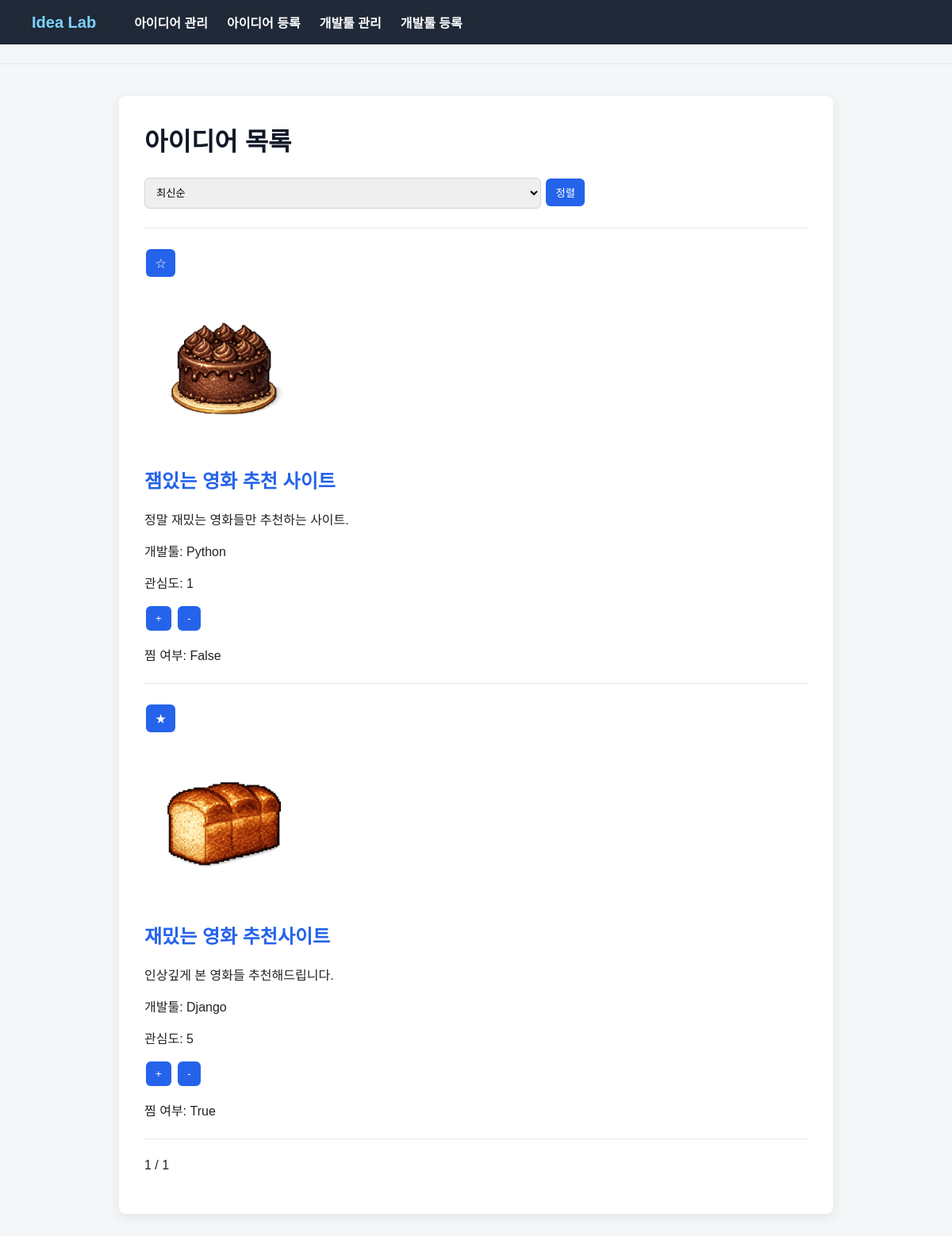
The page / on the database its author committed.
### ideas/models.py (models this page shows, shortened)
class Idea(models.Model):
    title = models.CharField(max_length=100)
    image = models.ImageField(upload_to='idea_images/')
    content = models.TextField()
    interest = models.IntegerField(default=0)
    devtool = models.ForeignKey(
        DevTool,
        on_delete=models.CASCADE,
        related_name='ideas'
    )
    is_starred = models.BooleanField(default=False)
    created_at = models.DateTimeField(auto_now_add=True)

class DevTool(models.Model):
    name = models.CharField(max_length=50)
    kind = models.CharField(max_length=50)
    content = models.TextField()

### ideas/views.py (the view)
# urls.py: path('', views.idea_list, name='idea_list'),
def idea_list(request):
    sort = request.GET.get('sort', 'latest')
    if sort == 'name':
        ideas = Idea.objects.all().order_by('title')
    elif sort == 'oldest':
        ideas = Idea.objects.all().order_by('created_at')
    elif sort == 'interest':
        ideas = Idea.objects.all().order_by('-interest')
    else:
        ideas = Idea.objects.all().order_by('-created_at')
    for idea in ideas:
        star = getattr(idea, 'star', None)
        idea.starred = star.is_starred if star else False
    paginator = Paginator(ideas, 4)
    page_number = request.GET.get('page')
    page_obj = paginator.get_page(page_number)
    return render(request, 'ideas/idea_list.html', {
        'page_obj': page_obj,
        'sort': sort,
    })

### ideas/templates/ideas/idea_list.html (shortened to what this page needs)
{% extends 'base.html' %}
{% block content %}
    <h1>아이디어 목록</h1>
    <form method="GET">
        <select name="sort">
            <option value="latest" {% if sort == 'latest' %}selected{% endif %}>최신순</option>
        </select>
        <button type="submit">정렬</button>
    </form>
    <hr>
    {% for idea in page_obj %}
        <div>
            <form action="{% url 'ideas:idea_toggle_star' idea.pk %}" method="POST">
                <button type="submit">
                    {% if idea.starred %}
                        ★
                    {% else %}
                        ☆
                    {% endif %}
                </button>
            </form>
            {% if idea.image %}
                <img src="{{ idea.image.url }}" alt="{{ idea.title }}" width="200">
            {% endif %}
            <h2>
                <a href="{% url 'ideas:idea_detail' idea.pk %}">
                    {{ idea.title }}
                </a>
            </h2>
            <p>{{ idea.content }}</p>
            <p>개발툴: {{ idea.devtool.name }}</p>
            <p>관심도: {{ idea.interest }}</p>
            <form action="{% url 'ideas:idea_interest' idea.pk 'plus' %}" method="POST" style="display:inline;">
                <button type="submit">+</button>
            </form>
            <form action="{% url 'ideas:idea_interest' idea.pk 'minus' %}" method="POST" style="display:inline;">
                <button type="submit">-</button>
            </form>
            <p>찜 여부: {{ idea.starred }}</p>
            <hr>
        </div>
    {% empty %}
        <p>등록된 아이디어가 없습니다.</p>
    {% endfor %}
    <div>
        <span>
            {{ page_obj.number }} / {{ page_obj.paginator.num_pages }}
        </span>
    </div>
{% endblock %}

### ideas/templates/base.html (shortened to what this page needs)
{% load static %}
<!DOCTYPE html>
<html lang="ko">
<head>
    <link rel="stylesheet" href="{% static 'ideas/style.css' %}">
</head>
<body>
    <nav>
        <a href="{% url 'ideas:idea_list' %}">Idea Lab</a>
        <a href="{% url 'ideas:idea_list' %}">아이디어 관리</a>
        <a href="{% url 'ideas:idea_create' %}">아이디어 등록</a>
        <a href="{% url 'ideas:devtool_list' %}">개발툴 관리</a>
        <a href="{% url 'ideas:devtool_create' %}">개발툴 등록</a>
    </nav>
    <hr>
    <main>
        {% block content %}
        {% endblock %}
    </main>
</body>
</html>

### ideas/static/ideas/style.css (style rules this page uses)
* { box-sizing: border-box; }
body { margin: 0; font-family: Arial, sans-serif; background: #f4f6f8; color: #222; }
nav { background: #1f2937; padding: 16px 40px; display: flex; gap: 24px; align-items: center; }
nav a { color: white; text-decoration: none; font-weight: bold; }
nav a:first-child { color: #7dd3fc; font-size: 20px; margin-right: 24px; }
main { width: 900px; margin: 40px auto; background: white; padding: 32px; border-radius: 8px; box-shadow: 0 4px 16px rgba(0, 0, 0, 0.08); }
h1 { margin-top: 0; color: #111827; }
h2 a { color: #2563eb; text-decoration: none; }
img { max-width: 100%; border-radius: 8px; object-fit: cover; }
div { margin-bottom: 20px; }
button, a { cursor: pointer; }
button { border: none; background: #2563eb; color: white; padding: 8px 12px; border-radius: 6px; margin: 2px; }
form { margin: 12px 0; }
input, textarea, select { width: 100%; max-width: 500px; padding: 10px; margin-top: 4px; border: 1px solid #d1d5db; border-radius: 6px; }
a { color: #2563eb; }
hr { border: none; border-top: 1px solid #e5e7eb; margin: 24px 0; }

### rows shown on the page
Idea: image (picture), title "잼있는 영화 추천 사이트", content "정말 재밌는 영화들만 추천하는 사이트.", devtool.name "Python", interest "1", starred "False"
Idea: image (picture), title "재밌는 영화 추천사이트", content "인상깊게 본 영화들 추천해드립니다.", devtool.name "Django", interest "5", starred "True"

### other values the page prints
{{ page_obj.number }} "1"
{{ page_obj.paginator.num_pages }} "1"
